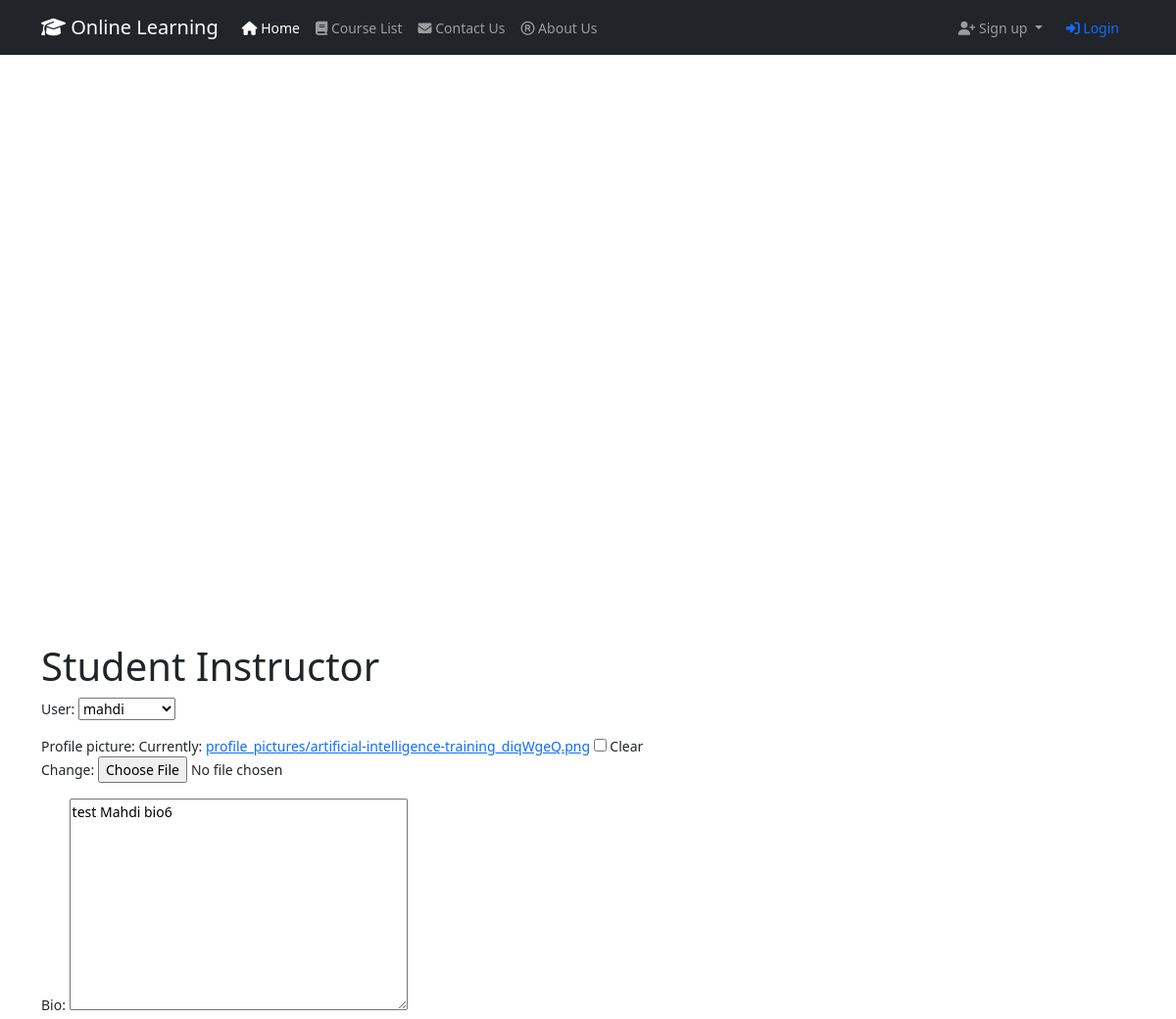
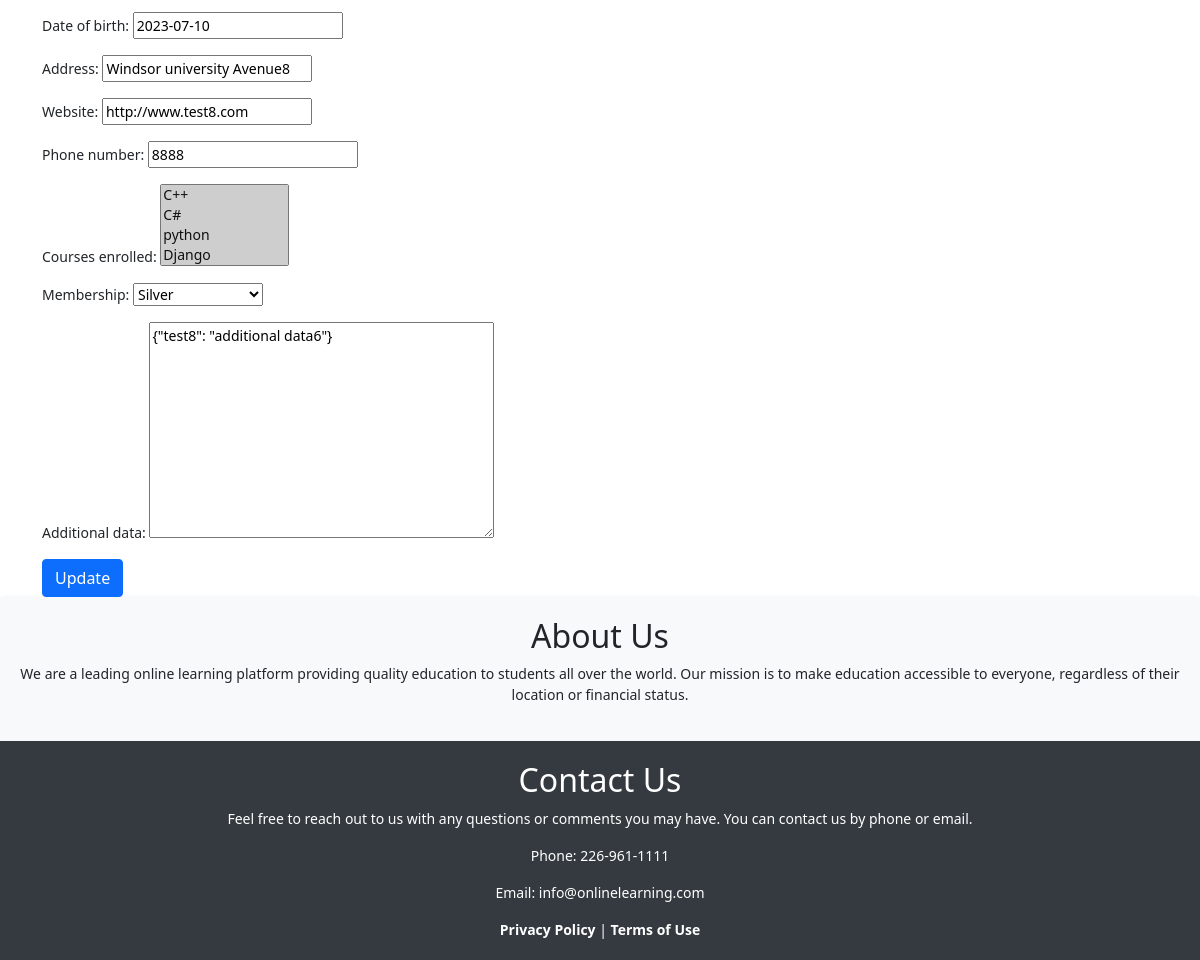
/students/7/update/, run on an earlier commit of the app's database (2 pictures, top to bottom).
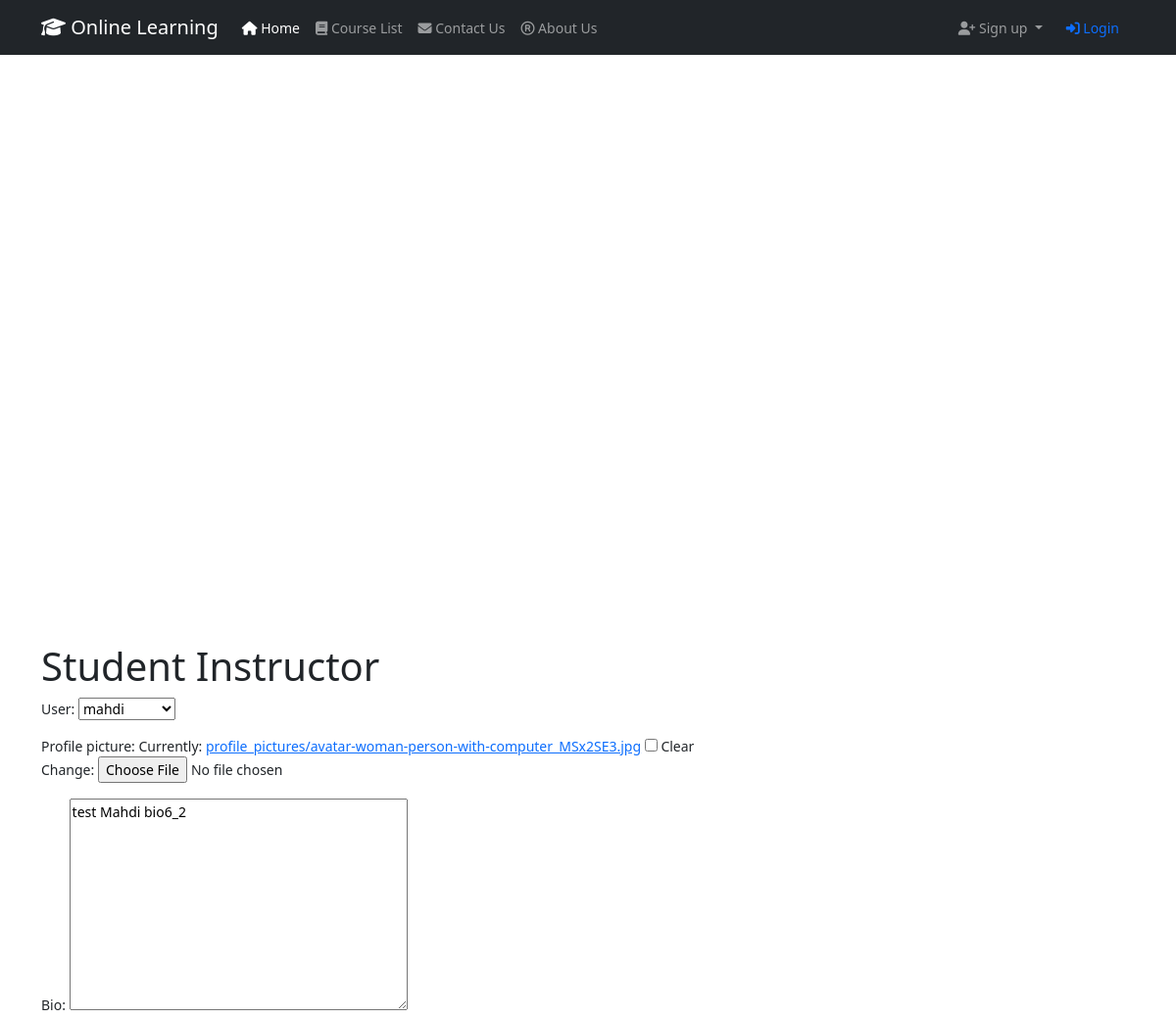
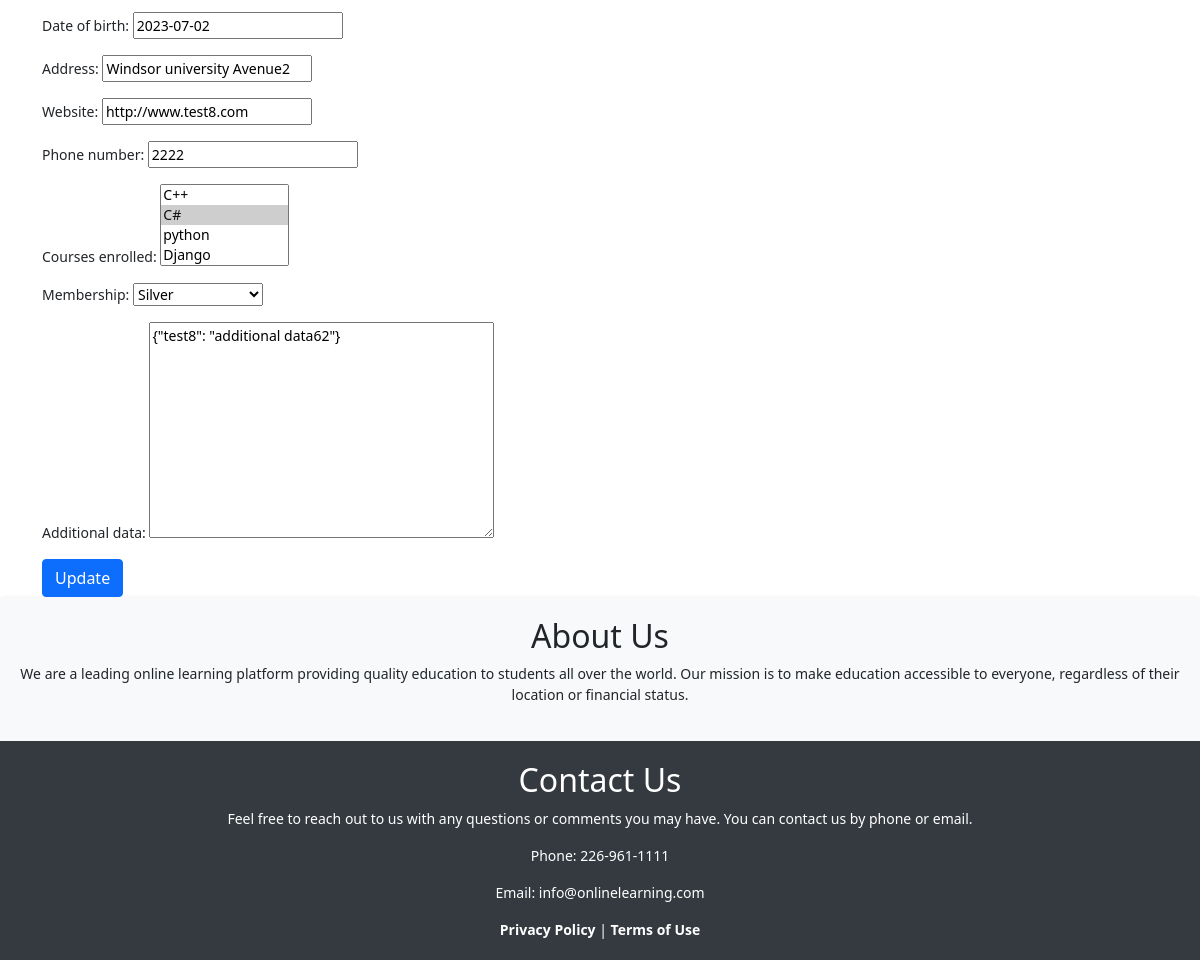
And on a later commit of the database (2 pictures, top to bottom).
### WhiteboardApp/models.py (models this page shows, shortened)
class Student(models.Model):
    user = models.OneToOneField(User, on_delete=models.CASCADE, related_name='student')
    profile_picture = models.ImageField(upload_to='profile_pictures/', null=True, blank=True)
    bio = models.TextField(blank=True)
    date_of_birth = models.DateField(null=True, blank=True)
    address = models.CharField(max_length=255, blank=True)
    website = models.URLField(blank=True)
    phone_number = models.CharField(max_length=15, null=True, blank=True)
    courses_enrolled = models.ManyToManyField(Course, through='Enrollment')
    membership = models.ForeignKey(Membership, on_delete=models.SET_NULL, null=True, default=0)
    additional_data = models.JSONField(blank=True, null=True)
    class Meta:
        db_table = 'WhiteboardApp_student'
        verbose_name = 'student'
        verbose_name_plural = 'students'

### WhiteboardApp/views.py (the view)
# urls.py: path('students/<int:pk>/update/', views.student_update, name='student-update'),
def student_update(request, pk):
    student = get_object_or_404(Student, pk=pk)
    if request.method == 'POST':
        form = StudentForm(request.POST, instance=student)
        if form.is_valid():
            form.save()
            return redirect('WhiteboardApp:student-detail', pk=pk)
    else:
        form = StudentForm(instance=student)
    return render(request, 'StudentTemplates/student_update.html', {'form': form})

### WhiteboardApp/forms.py
class StudentForm(forms.ModelForm):
    class Meta:
        model = Student
        fields = ('user', 'profile_picture', 'bio', 'date_of_birth', 'address', 'website', 'phone_number',
                  'courses_enrolled', 'membership', 'additional_data')

### WhiteboardApp/models.py (called while the page is built)
    def __str__(self):
        return self.title

    def __str__(self):
        return self.get_name_display()

### templates/StudentTemplates/student_update.html (shortened to what this page needs)
{% extends 'base.html' %}
{% block content %}
  <h1>Student Instructor</h1>
  <form method="post">
    {{ form.as_p }}
    <button type="submit" class="btn btn-primary">Update</button>
  </form>
{% endblock %}

What changed in the data, as far as the page shows it:
changed Student "mahdi": bio "test Mahdi bio6" → "test Mahdi bio6_2"; date_of_birth "2023-07-10" → "2023-07-02"; address "Windsor university Avenue8" → "Windsor university Avenue2"; phone_number "8888" → "2222"; additional_data "{\"test8\": \"additional data6\"}" → "{\"test8\": \"additional data62\"}"
Also different on the page:
form field courses_enrolled: "C++ ☑ / C# ☑ / python ☑ / Django ☑" → "C++ / C# ☑ / python / Django"
text no longer shown: "User: Profile picture: Currently: profile_pictures/artificial-intelligence-training_diqWgeQ.png Clear Change: Bio: Date of birth: Address: Website: Phone number: Courses enrolled: Membership: Additional data:"
text now shown: "User: Profile picture: Currently: profile_pictures/avatar-woman-person-with-computer_MSx2SE3.jpg Clear Change: Bio: Date of birth: Address: Website: Phone number: Courses enrolled: Membership: Additional data:"
